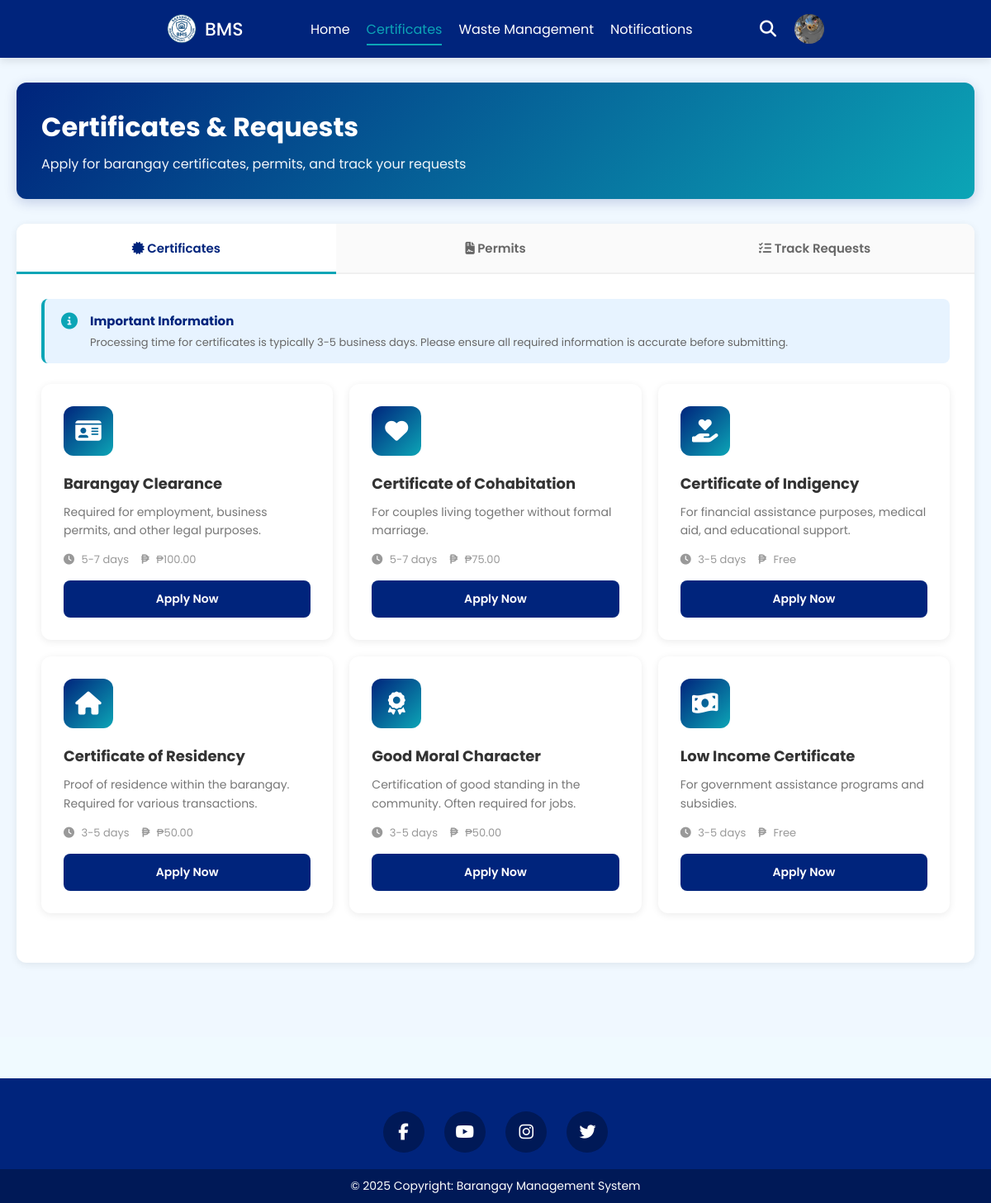
Screenshot of /user/certificates.php (signed in) with the database file from the repository.
### tables this page shows
CREATE TABLE `user` (
  `id` int(11) NOT NULL,
  `first_name` varchar(255) NOT NULL,
  `middle_name` varchar(255) NOT NULL,
  `last_name` varchar(255) NOT NULL,
  `email` varchar(255) NOT NULL,
  `password` varchar(255) NOT NULL,
  `image` varchar(255) NOT NULL,
  `contact_number` varchar(255) NOT NULL,
  `date_of_birth` date DEFAULT NULL,
  `gender` enum('male','female') DEFAULT NULL,
  `civil_status` enum('single','married','divorced','widowed') DEFAULT NULL,
  `occupation` varchar(100) DEFAULT NULL,
  `house_number` varchar(100) DEFAULT NULL,
  `street_name` varchar(255) DEFAULT NULL,
  `barangay` varchar(255) DEFAULT 'Baliwasan',
  `status` enum('active','inactive','moved') DEFAULT 'active',
  `created_at` datetime NOT NULL DEFAULT current_timestamp(),
  `updated_at` timestamp NULL DEFAULT NULL ON UPDATE current_timestamp()
);

CREATE TABLE `document_types` (
  `id` int(11) NOT NULL,
  `name` varchar(100) NOT NULL,
  `type` enum('certificate','permit') NOT NULL,
  `description` text DEFAULT NULL,
  `icon` varchar(50) DEFAULT NULL,
  `processing_days` varchar(20) DEFAULT NULL,
  `fee` decimal(10,2) DEFAULT 0.00,
  `requirements` text DEFAULT NULL,
  `is_active` tinyint(1) DEFAULT 1,
  `created_at` timestamp NOT NULL DEFAULT current_timestamp()
);

### user/certificates.php (the view, shortened to what this page needs)
<?php
require_once("../conn/conn.php");
$certificates_query = "SELECT * FROM document_types WHERE type = 'certificate' AND is_active = TRUE ORDER BY name ASC";
$certificates_result = $conn->query($certificates_query);
?>
<!DOCTYPE html>
<html lang="en">
<head>
  <?php include '../components/header_links.php'; ?>
  <?php include '../components/user_side_header.php'; ?>
</head>
<body>
  <?php include '../components/navbar.php'; ?>
  <main class="main-content">
    <div class="page-header">
      <h1>Certificates & Requests</h1>
      <p>Apply for barangay certificates, permits, and track your requests</p>
    </div>
    <div class="tabs-container">
      <div class="tabs">
        <button class="tab-btn active" onclick="openTab(event, 'certificates')">
          <i class="fas fa-certificate"></i> Certificates
        </button>
        <button class="tab-btn" onclick="openTab(event, 'permits')">
          <i class="fas fa-file-contract"></i> Permits
        </button>
        <button class="tab-btn" onclick="openTab(event, 'tracking')">
          <i class="fas fa-tasks"></i> Track Requests
        </button>
      </div>
      <div id="certificates" class="tab-content active">
        <div class="info-banner">
          <i class="fas fa-info-circle"></i>
          <div class="info-banner-content">
            <h4>Important Information</h4>
            <p>Processing time for certificates is typically 3-5 business days. Please ensure all required information
              is accurate before submitting.</p>
          </div>
        </div>
        <div class="certificates-grid">
          <?php if ($certificates_result->num_rows > 0): ?>
            <?php while ($cert = $certificates_result->fetch_assoc()): ?>
              <div class="certificate-card"
                onclick="applyCertificate(<?php echo $cert['id']; ?>, '<?php echo htmlspecialchars($cert['name']); ?>')">
                <div class="certificate-icon">
                  <i class="fas <?php echo htmlspecialchars($cert['icon']); ?>"></i>
                </div>
                <h3><?php echo htmlspecialchars($cert['name']); ?></h3>
                <p><?php echo htmlspecialchars($cert['description']); ?></p>
                <div class="certificate-meta">
                  <span><i class="fas fa-clock"></i> <?php echo htmlspecialchars($cert['processing_days']); ?></span>
                  <span><i class="fas fa-peso-sign"></i>
                    <?php echo $cert['fee'] == 0 ? 'Free' : '₱' . number_format($cert['fee'], 2); ?>
                  </span>
                </div>
                <button class="apply-btn">Apply Now</button>
              </div>
            <?php endwhile; ?>
          <?php endif; ?>
        </div>
      </div>
    </div>
  </main>
  <?php include '../components/footer.php'; ?>
</body>
</html>

### components/navbar.php (shortened to what this page needs)
<nav class="nav">
    <a href="#" class="logo">
        <img src="../assets/logo/bms.png" alt="BMS Logo" class="logo-img" />
        <span>BMS</span>
    </a>
    <?php
    $userId = $_SESSION["user_id"];
    $query = "SELECT image FROM user WHERE id = ?";
    $stmt = $conn->prepare($query);
    $stmt->bind_param("i", $userId);
    $stmt->execute();
    $result = $stmt->get_result();
    $userData = $result->fetch_assoc();
    $userImage = !empty($userData["image"]) ? "../assets/images/user/" . $userData["image"] : "../assets/images/user.png";
    $currentPage = basename($_SERVER['PHP_SELF']);
    ?>
    <ul class="nav-links">
        <li><a href="index.php" class="<?= $currentPage == 'index.php' ? 'active' : '' ?>">Home</a></li>
        <li><a href="certificates.php"
                class="<?= $currentPage == 'certificates.php' ? 'active' : '' ?>">Certificates</a></li>
        <li><a href="waste_management.php" class="<?= $currentPage == 'waste_management.php' ? 'active' : '' ?>">Waste
                Management</a></li>
        <li><a href="notifications.php"
                class="<?= $currentPage == 'notifications.php' ? 'active' : '' ?>">Notifications</a></li>
    </ul>
    <div class="nav-right">
        <i class="fa-solid fa-magnifying-glass search-icon" id="searchIcon"></i>
        <div class="profile-container">
            <div class="profile-trigger">
                <img src="<?= htmlspecialchars($userImage); ?>" alt="Profile" />
            </div>
        </div>
    </div>
</nav>

### css/style.css (style rules this page uses)
* { margin: 0; padding: 0; box-sizing: border-box; font-family: "Poppins", sans-serif; }
html, body { height: 100%; margin: 0; display: flex; flex-direction: column; }
body { background: #f0faff; }
.nav { position: fixed; top: 0; left: 0; width: 100%; padding: 15px 200px; background: #00247c; box-shadow: 0 4px 10px rgba(0, 0, 0, 0.1); z-index: 1000; }
.nav, .nav .nav-links { display: flex; align-items: center; }
.nav { justify-content: space-between; }
a { color: #fff; text-decoration: none; }
.nav .logo { font-size: 22px; font-weight: 500; }
.logo { display: flex; align-items: center; gap: 8px; font-size: 22px; font-weight: bold; text-decoration: none; color: #fff; }
.logo-img { width: 40px; height: 40px; object-fit: contain; }
.nav .nav-links { column-gap: 20px; list-style: none; }
.nav .nav-links a { position: relative; padding: 5px 0; transition: color 0.3s ease; }
.nav .nav-links a.active { color: #0ca5b6; }
.nav .nav-links a.active::after { width: 100%; }
.nav .nav-links a::after { content: ''; position: absolute; left: 0; bottom: -3px; width: 0; height: 2px; background-color: #0ca5b6; transition: width 0.3s ease; }
.nav .search-icon { color: #fff; font-size: 20px; cursor: pointer; }
.nav-right { display: flex; align-items: center; gap: 20px; }
.profile-container { position: relative; }
.profile-trigger { width: 40px; height: 40px; border-radius: 50%; overflow: hidden; cursor: pointer; border: 2px solid transparent; transition: border-color 0.3s ease, transform 0.3s ease; }
.profile-trigger img { width: 100%; height: 100%; object-fit: cover; }

### css/user_side.css (style rules this page uses)
.main-content { padding: 30px; max-width: 100%; flex: 1; padding: 100px 20px 60px; background-color: #f0f8ff; }
.page-header { background: linear-gradient(135deg, #00247c 0%, #0ca5b6 100%); padding: 30px; border-radius: 12px; color: #fff; margin-bottom: 30px; box-shadow: 0 4px 15px rgba(0, 36, 124, 0.2); }
.page-header h1 { font-size: 32px; margin-bottom: 8px; }
.page-header p { font-size: 16px; opacity: 0.95; }
.tabs-container { background: #fff; border-radius: 12px; box-shadow: 0 2px 10px rgba(0, 0, 0, 0.08); margin-bottom: 30px; overflow: hidden; }
.tabs { display: flex; border-bottom: 2px solid #f0f0f0; background: #fafafa; }
.tab-btn { flex: 1; padding: 18px 20px; background: transparent; border: none; color: #666; font-size: 15px; font-weight: 600; cursor: pointer; transition: all 0.3s ease; position: relative; }
.tab-btn.active { color: #00247c; background: #fff; }
.tab-btn.active::after { content: ''; position: absolute; bottom: -2px; left: 0; width: 100%; height: 3px; background: #0ca5b6; }
.tab-content { display: none; padding: 30px; }
.tab-content.active { display: block; }
.certificates-grid { display: grid; grid-template-columns: repeat(auto-fill, minmax(300px, 1fr)); gap: 20px; margin-bottom: 30px; }
.certificate-card { background: #fff; border-radius: 12px; padding: 25px; box-shadow: 0 2px 10px rgba(0, 0, 0, 0.08); transition: all 0.3s ease; border: 2px solid transparent; cursor: pointer; }
.certificate-icon { width: 60px; height: 60px; background: linear-gradient(135deg, #00247c 0%, #0ca5b6 100%); border-radius: 12px; display: flex; align-items: center; justify-content: center; color: #fff; font-size: 28px; margin-bottom: 20px; }
.certificate-card h3 { font-size: 18px; color: #333; margin-bottom: 10px; }
.certificate-card p { font-size: 14px; color: #777; line-height: 1.6; margin-bottom: 15px; }
.certificate-meta { display: flex; align-items: center; gap: 15px; font-size: 13px; color: #999; margin-bottom: 15px; }
.certificate-meta i { margin-right: 5px; }
.apply-btn { width: 100%; padding: 12px; background: #00247c; color: #fff; border: none; border-radius: 8px; font-size: 14px; font-weight: 600; cursor: pointer; transition: all 0.3s ease; }
.info-banner { background: #e7f3ff; border-left: 4px solid #0ca5b6; padding: 15px 20px; border-radius: 8px; margin-bottom: 25px; display: flex; align-items: start; gap: 15px; }
.info-banner i { font-size: 20px; color: #0ca5b6; margin-top: 2px; }
.info-banner-content h4 { font-size: 15px; color: #00247c; margin-bottom: 5px; }
.info-banner-content p { font-size: 13px; color: #666; line-height: 1.5; }

### rows the page displays
user: image (picture)
document_types: name "Barangay Clearance", description "Required for employment, business permits, and other legal purposes.", processing_days "5-7 days", fee "100.00"
document_types: name "Certificate of Cohabitation", description "For couples living together without formal marriage.", processing_days "5-7 days", fee "75.00"
document_types: name "Certificate of Indigency", description "For financial assistance purposes, medical aid, and educational support.", processing_days "3-5 days", fee "Free"
document_types: name "Certificate of Residency", description "Proof of residence within the barangay. Required for various transactions.", processing_days "3-5 days", fee "50.00"
document_types: name "Good Moral Character", description "Certification of good standing in the community. Often required for jobs.", processing_days "3-5 days", fee "50.00"
document_types: name "Low Income Certificate", description "For government assistance programs and subsidies.", processing_days "3-5 days", fee "Free"
